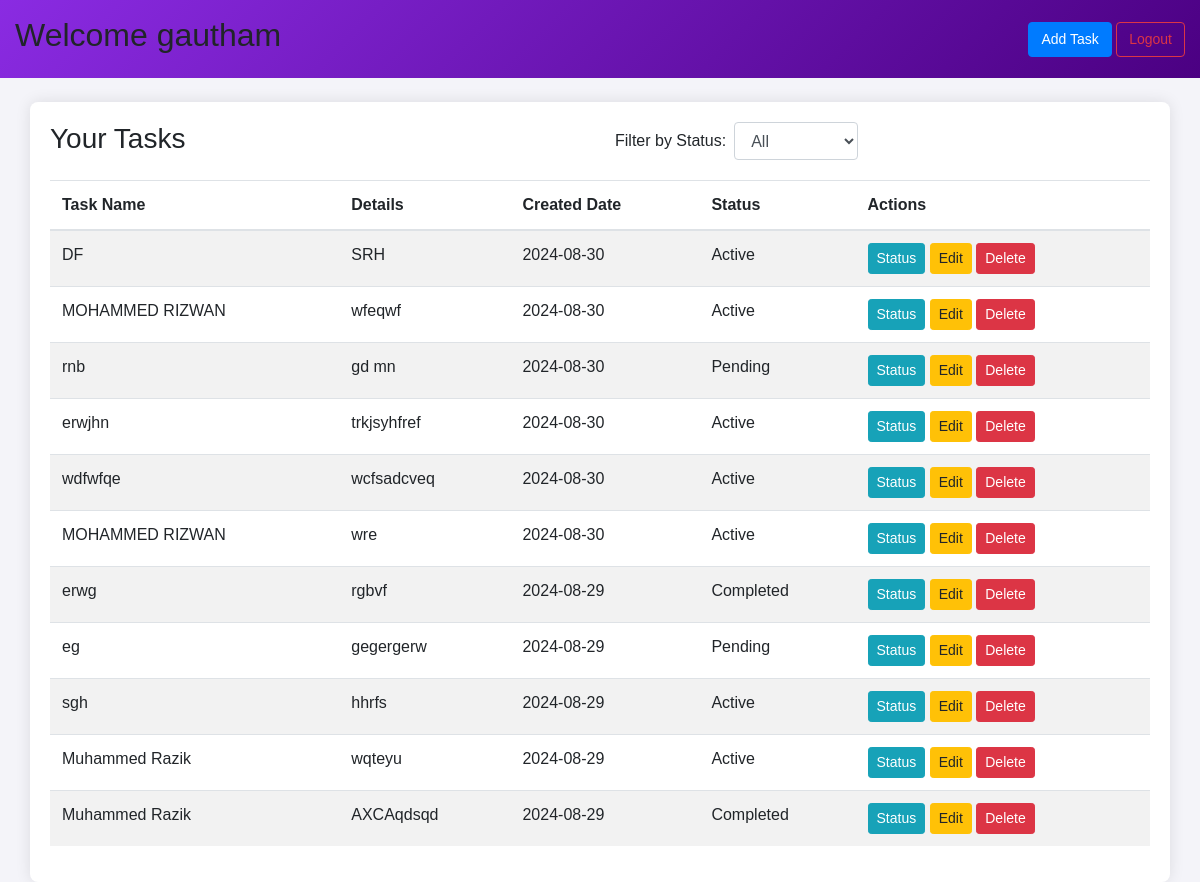
Page /profile/ (signed in) on the committed database.
### myapps/models.py (models this page shows, shortened)
class Task(models.Model):
    STATUS_CHOICES = [
        ('Active', 'Active'),
        ('Pending', 'Pending'),
        ('Completed', 'Completed'),
    ]
    user = models.ForeignKey(User, on_delete=models.CASCADE)
    name = models.CharField(max_length=100)
    details = models.TextField()
    status = models.CharField(max_length=20, choices=STATUS_CHOICES, default='Active')
    created_at = models.DateTimeField(auto_now_add=True)

### myapps/views.py (the view)
# urls.py: path('profile/', views.profile_view, name='profile'),
@login_required
def profile_view(request):
    if request.method == 'POST':
        form = TaskForm(request.POST)
        if form.is_valid():
            task = form.save(commit=False)
            task.user = request.user
            task.save()
            messages.success(request, "Task added successfully.")
            return redirect('profile')
    else:
        form = TaskForm()
    status_filter = request.GET.get('status')
    tasks = Task.objects.filter(user=request.user).order_by('-created_at')
    if status_filter:
        tasks = tasks.filter(status=status_filter)
    return render(request, 'registration/profile.html', {'form': form, 'tasks': tasks})

### myapps/forms.py
class TaskForm(forms.ModelForm):
    class Meta:
        model = Task
        fields =('name','details')
        widgets = {
            'name': forms.TextInput(attrs={'class': 'form-control'}),
            'details': forms.Textarea(attrs={'class': 'form-control',  'rows': 4}),
        }
        labels = {
            'name': 'Task Name',
            'details': 'Task Description',
        }
        help_texts = {
            'name': 'Enter a descriptive task name.',
            'details': 'Provide details or notes about the task.',
        }

### myapps/templates/registration/profile.html (shortened to what this page needs)
{% load static %}
<!DOCTYPE html>
<html>
<head>
    <link href="https://stackpath.bootstrapcdn.com/bootstrap/4.5.2/css/bootstrap.min.css" rel="stylesheet">
    <link rel="stylesheet" href="{% static 'css/profile.css' %}">
</head>
<body>
    <div class="container-fluid">
        <div class="row align-items-center py-3">
            <div class="col-12 col-md-6">
                <h2 id="welcome-username">
                    <span class="welcome-text">Welcome </span>
                    <span class="username">{{ user.username }}</span>
                </h2>
            </div>
            <div class="col-12 col-md-6 text-right">
                <button type="button" class="btn btn-primary mb-2 mb-md-0" data-toggle="modal" data-target="#addTaskModal"> Add Task</button>
                <button type="button" class="btn btn-outline-danger" data-toggle="modal" data-target="#logoutConfirmationModal">Logout</button>
            </div>
        </div>
    </div>
    <div class="container mt-4">
        <div class="row mb-3">
            <div class="col-12 col-md-6">
                <h3>Your Tasks</h3>
            </div>
            <div class="col-12 col-md-6 text-right">
                <form method="get" id="filter-form" class="form-inline">
                    <label class="mr-2" for="status-filter">Filter by Status:</label>
                    <select class="form-control" name="status" id="status-filter" onchange="document.getElementById('filter-form').submit();">
                        <option value="">All</option>
                    </select>
                </form>
            </div>
        </div>
        <div class="table-responsive">
            <table class="table table-striped">
                <thead>
                    <tr>
                        <th scope="col">Task Name</th>
                        <th scope="col">Details</th>
                        <th scope="col">Created Date</th>
                        <th scope="col">Status</th>
                        <th scope="col">Actions</th>
                    </tr>
                </thead>
                <tbody>
                    {% for task in tasks %}
                    <tr>
                        <td>{{ task.name }}</td>
                        <td>{{ task.details }}</td>
                        <td>{{ task.created_at|date:"Y-m-d" }}</td>
                        <td>{{ task.status }}</td>
                        <td>
                            <button type="button" class="btn btn-sm btn-info" data-toggle="modal" data-target="#statusTaskModal-{{ task.id }}">Status</button>
                            <button type="button" class="btn btn-sm btn-warning" data-toggle="modal" data-target="#editTaskModal-{{ task.id }}">Edit</button>
                            <button type="button" class="btn btn-sm btn-danger" data-toggle="modal" data-target="#deleteTaskModal-{{ task.id }}">Delete</button>
                        </td>
                    </tr>
                    {% endfor %}
                </tbody>
            </table>
        </div>
    </div>
</body>
</html>

### myapps/static/css/profile.css (style rules this page uses)
body { background-color: #f4f4f9; font-family: Arial, sans-serif; }
.btn-primary, .btn-outline-danger { font-size: 14px; }
.container { background-color: white; border-radius: 8px; padding: 20px; box-shadow: 0px 0px 15px rgba(0, 0, 0, 0.1); }
#welcome-username { position: relative; overflow: hidden; }
.welcome-text { display: inline-block; animation: slideIn 4s forwards; }
.username { display: inline-block; opacity: 0; animation: fadeIn 4s 4s forwards; }
.container-fluid { background: linear-gradient(135deg, #8A2BE2, #4B0082); }

### rows in the picture
Task: name "DF", details "SRH", created_at "2024-08-30", status "Active"
Task: name "MOHAMMED RIZWAN", details "wfeqwf", created_at "2024-08-30", status "Active"
Task: name "rnb", details "gd mn", created_at "2024-08-30", status "Pending"
Task: name "erwjhn", details "trkjsyhfref", created_at "2024-08-30", status "Active"
Task: name "wdfwfqe", details "wcfsadcveq", created_at "2024-08-30", status "Active"
Task: name "MOHAMMED RIZWAN", details "wre", created_at "2024-08-30", status "Active"
Task: name "erwg", details "rgbvf", created_at "2024-08-29", status "Completed"
Task: name "eg", details "gegergerw", created_at "2024-08-29", status "Pending"
Task: name "sgh", details "hhrfs", created_at "2024-08-29", status "Active"
Task: name "Muhammed Razik", details "wqteyu", created_at "2024-08-29", status "Active"
Task: name "Muhammed Razik", details "AXCAqdsqd", created_at "2024-08-29", status "Completed"

### other values in the picture
{{ user.username }} "gautham"
